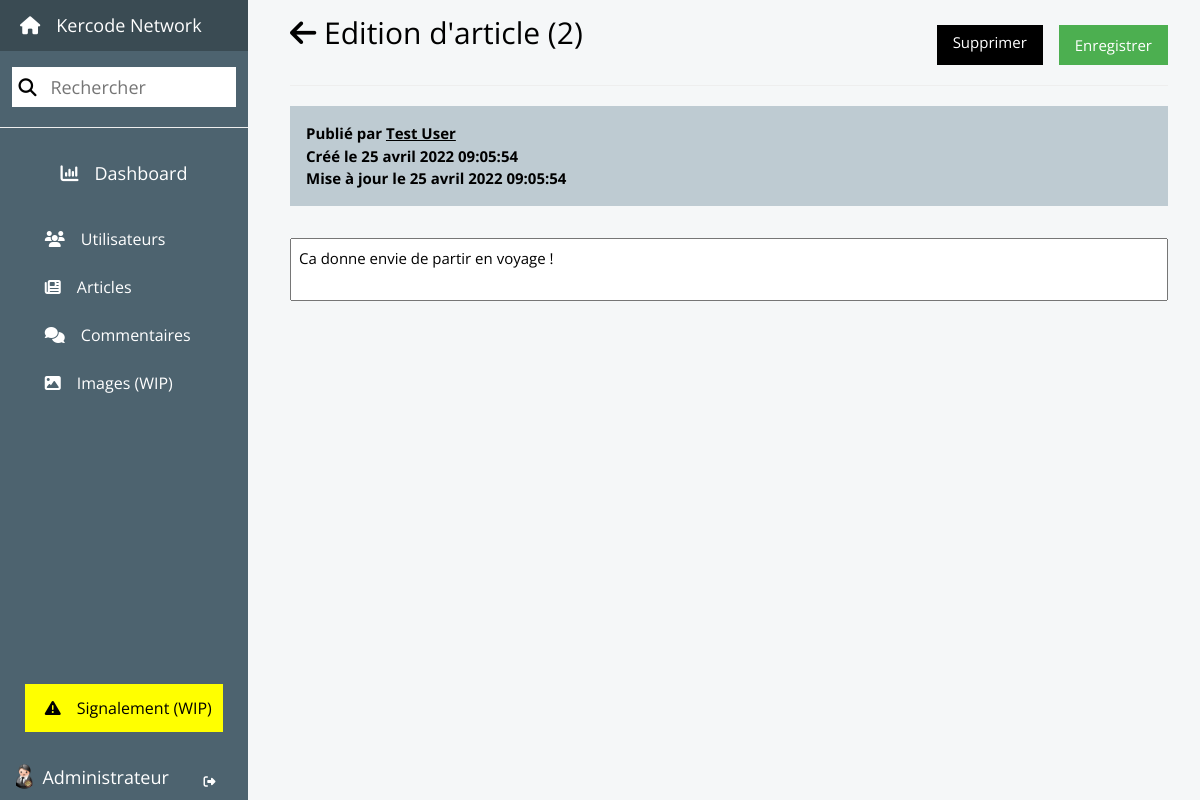
/indexadmin.php?action=commentedit&id=2 (signed in), run on the app's committed database.
### tables this page shows
CREATE TABLE `user` (
  `id` int(11) NOT NULL AUTO_INCREMENT,
  `lastname` varchar(80) NOT NULL,
  `firstname` varchar(80) NOT NULL,
  `email` varchar(255) NOT NULL,
  `password` varchar(255) NOT NULL,
  `address` varchar(255) NOT NULL DEFAULT 'undefined',
  `job` varchar(120) NOT NULL DEFAULT 'undefined',
  `birthday_date` date NOT NULL,
  `gender` tinyint(1) NOT NULL DEFAULT '1' COMMENT '0 = woman; 1 = man',
  `image_profile` varchar(40) DEFAULT NULL COMMENT 'Nom de l''image de profil',
  `image_cover` varchar(40) DEFAULT NULL COMMENT 'Nom de l''image de couverture',
  `admin` tinyint(1) NOT NULL DEFAULT '0' COMMENT '1 = admin',
  `created_at` datetime NOT NULL DEFAULT CURRENT_TIMESTAMP,
  `updated_at` datetime NOT NULL DEFAULT CURRENT_TIMESTAMP ON UPDATE CURRENT_TIMESTAMP,
  PRIMARY KEY (`id`)
);

CREATE TABLE `comment` (
  `id` int(11) NOT NULL AUTO_INCREMENT,
  `article_id` int(11) NOT NULL,
  `user_id` int(11) NOT NULL,
  `content` text NOT NULL,
  `created_at` datetime NOT NULL DEFAULT CURRENT_TIMESTAMP,
  `updated_at` datetime NOT NULL DEFAULT CURRENT_TIMESTAMP ON UPDATE CURRENT_TIMESTAMP,
  PRIMARY KEY (`id`),
  KEY `article_id` (`article_id`),
  KEY `user_id` (`user_id`),
  CONSTRAINT `comment_ibfk_1` FOREIGN KEY (`article_id`) REFERENCES `article` (`id`) ON DELETE CASCADE ON UPDATE NO ACTION,
  CONSTRAINT `comment_ibfk_2` FOREIGN KEY (`user_id`) REFERENCES `user` (`id`) ON DELETE CASCADE ON UPDATE NO ACTION
);

### app/Controllers/AdminController.php (called while the page is built, shortened)
<?php
class AdminController extends Controller
{
    public function editComment(int $commentId, \Exception $e = null): void
    {
        $user = User::find($_SESSION['id']);
        $comment = Comment::find($commentId);
        $commentUser = User::find($comment->__get('user_id'));
        include $this->viewAdmin('home');
    }
}

### app/Libs/ORM.php (called while the page is built, shortened)
<?php
abstract class ORM
{
    private static $pdo = null;
    private static function getTableName(string $calledClass): string
    {
        $table = explode("\\", $calledClass);
        return $table[array_key_last($table)];
    }
    protected static function connect(): \PDO
    {
        if (isset(self::$pdo)) {
            return self::$pdo;
        }
        $servername = "mysql:host=" . $_ENV['DB_HOST'] . ";port=" . $_ENV['DB_PORT'] . ";dbname=" . $_ENV['DB_NAME'] . ";charset=utf8";
        $username = $_ENV['DB_USERNAME'];
        $password = $_ENV['DB_PASSWORD'];
        self::$pdo = new \PDO($servername, $username, $password, array(\PDO::ATTR_ERRMODE => \PDO::ERRMODE_EXCEPTION));
        return self::$pdo;
    }
    public static function select(array $columns, ?string $table = null): string
    {
        $table ? $child = $table : $child = self::getTableName(get_called_class());
        $names = join(',', $columns);
        return "SELECT {$names} FROM {$child}";
    }
    public static function where(array $columns): string
    {
        $query = " WHERE ";
        foreach($columns as $column) {
            $query .= $column . " = :" . $column . " AND ";
        }
        $query = substr($query, !strlen($query), -5);
        return $query;
    }
    public static function execute(string $query, bool $many = false, ?array $data = null): mixed
    {
        $pdo = self::connect();
        $req = $pdo->prepare($query);
        $req->execute($data);
        if ($many) {
            $objects = [];
            foreach ($req->fetchAll() as $result) {
                array_push(
                    $objects,
                    new $child($result)
                );
            }
            return $objects;
        } else {
            return new $child($req->fetch());
        }
    }
    public static function result(string $query, bool $many = false, ?array $data = null): mixed
    {
        $pdo = self::connect();
        $req = $pdo->prepare($query);
        $req->execute($data);
        return $many ? $req->fetchAll() : $req->fetch();
    }
    public static function getId(array $data): int
    {
        $child = self::getTableName(get_called_class());
        $columns = array_keys($data);
        $query = self::select(['id'], $child) . self::where($columns);
        return self::result($query, false, $data)['id'];
    }
}

### app/Models/User.php (called while the page is built, shortened)
<?php
class User extends Model
{
    private static array $data =
    ['User.id as id', 'firstname', 'lastname', 'email', 'address', 'job', 'birthday_date', 'gender', 'image_profile', 'image_cover', 'admin', 'User.created_at as created_at', 'User.updated_at as updated_at'];
    private int $id;
    private string $firstname;
    private string $lastname;
    private ?string $profileImage;
    public static function find(int $id): self
    {
        $query = parent::select(self::$data) . parent::where(['id']);
        return parent::execute($query, false, ['id' => $id]);
    }
    protected function __construct(array $data)
    {
        $this->id = $data['id'];
        $this->firstname = $data['firstname'];
        $this->lastname = $data['lastname'];
        $this->profileImage = $data['image_profile'];
    }
    public function __get(string $property): mixed
    {
        switch ($property) {
            case 'id':
                return $this->id;
            case 'firstname':
                return $this->firstname;
        }
    }
    public function getDirPath(): string
    {
        return $_ENV['PATHDIRUSER'] . $this->id;
    }
    public function getNames(): string
    {
        return $this->firstname . ' ' . $this->lastname;
    }
    public function getProfileImage(): string
    {
        isset($this->profileImage) ?
            $path = $this->getDirPath() . '/' . $this->profileImage :
            $path = "app/public/images/examples/img_avatar2.png";
        return $path;
    }
}

### app/Models/Comment.php (called while the page is built, shortened)
<?php
class Comment extends Model
{
    private static array $data = ['id', 'article_id', 'user_id', 'content', 'created_at', 'updated_at'];
    private int $id;
    private int $user_id;
    private string $content;
    private string $created_at;
    private string $updated_at;
    public static function find(int $id): self
    {
        $query = parent::select(self::$data) . parent::where(['id']);
        return new self(parent::result($query, false, ['id' => $id]));
    }
    public function __construct(array $data)
    {
        $this->user_id = $data['user_id'];
        $this->content = $data['content'];
        $this->created_at = $data['created_at'];
        $this->updated_at = $data['updated_at'];
        $this->id = parent::getId(get_object_vars($this));
    }
    public function __get(string $property): mixed
    {
        switch ($property) {
            case 'id':
                return $this->id;
            case 'user_id':
                return $this->user_id;
            case 'content':
                return $this->content;
            case 'created_at':
                return $this->created_at;
            case 'updated_at':
                return $this->updated_at;
        }
    }
}

### app/Helpers/Helper.php (called while the page is built, shortened)
<?php
abstract class Helper
{
    public static function dateToFrench(string $date, string $format = "d F Y"): string
    {
        $englishMonths = array('January', 'February', 'March', 'April', 'May', 'June', 'July', 'August', 'September', 'October', 'November', 'December');
        $frenchMonths = array('janvier', 'février', 'mars', 'avril', 'mai', 'juin', 'juillet', 'août', 'septembre', 'octobre', 'novembre', 'décembre');
        return str_replace($englishMonths, $frenchMonths, date($format, strtotime($date)));
    }
}

### app/views/back/modules/comment_details.php (the view, shortened to what this page needs)
<div class="admin-content">
    <form action="indexadmin.php?action=commenteditpost&id=<?= $comment->__get('id'); ?>" id="comment-edit" method="POST">
        <div class="flex flex-wrap">
            <h1>
                <a href="indexadmin.php?action=comments"><i class="fa fa-arrow-left"></i></a>
                Edition d'article (<?= $comment->__get('id'); ?>)
            </h1>
            <a href="indexadmin.php?action=commentdelete&id=<?= $comment->__get('id'); ?>" class="btn red right h40px bottom">Supprimer</a>
            <button type="submit" class="btn green h40px bottom margin-left">Enregistrer</button>
        </div>
        <hr>
        <div class="theme-l3 flex">
            <p class="bold margin">
                Publié par <a href="indexadmin.php?action=useredit&id=<?= $commentUser->__get('id'); ?>"><?= $commentUser->getNames(); ?></a><br>
                Créé le <?= \Knetwork\Helpers\Helper::dateToFrench($comment->__get('created_at'), "d F Y H:i:s"); ?><br>
                Mise à jour le <?= \Knetwork\Helpers\Helper::dateToFrench($comment->__get('updated_at'), "d F Y H:i:s"); ?>
            </p>
        </div>
        <textarea name="content" id="content" class="w100 margin-top no-resize"><?= $comment->__get('content'); ?></textarea>
    </form>
</div>

### app/views/back/modules/navbar.php (shortened to what this page needs)
<?php $page = $_GET['action'] ?? 'dashboard'; ?>
<nav class="">
    <ul class="navbar navbar-admin theme-d2 font-large">
        <li>
            <a href="index.php" class="theme-d4 padding-large" title="Voir le site">
                <i class="fa fa-home margin-right"></i>Kercode Network
            </a>
        </li>
        <li class="navbar-item margin-top-medium">
            <span><i class="fa fa-magnifying-glass icon-input"></i></span>
            <input type="search" placeholder="Rechercher">
        </li>
        <hr>
        <li class="navbar-item margin-bottom <?= $page == 'dashboard' ? 'selected' : '' ?>">
            <a href="indexadmin.php" class="padding-large center" title="Statistique du site">
                <i class="fa fa-chart-column margin-right"></i>Dashboard
            </a>
        </li>
        <li class="navbar-item navbar-subitem font-medium <?= $page == 'users' || $page == 'useredit' || $page == 'usereditpost' ? 'selected' : '' ?>">
            <a href="indexadmin.php?action=users" class="padding-large" title="Gestion des utilisateurs">
                <i class="fa fa-users margin-right"></i>Utilisateurs
            </a>
        </li>
        <li class="navbar-item navbar-subitem font-medium <?= $page == 'articles' || $page == 'articleedit' || $page == 'articleeditpost' ? 'selected' : '' ?>">
            <a href="indexadmin.php?action=articles" class="padding-large" title="Gestion des articles">
                <i class="fa fa-newspaper margin-right"></i>Articles
            </a>
        </li>
        <li class="navbar-item navbar-subitem font-medium <?= $page == 'comments' ? 'selected' : '' ?>">
            <a href="indexadmin.php?action=comments" class="padding-large" title="Gestion des commentaires">
                <i class="fa fa-comments margin-right"></i>Commentaires
            </a>
        </li>
        <li class="navbar-item navbar-subitem font-medium <?= $page == 'pictures' ? 'selected' : '' ?>">
            <a href="#" class="padding-large" title="Gestion des images">
                <i class="fa fa-image margin-right"></i>Images (WIP)
            </a>
        </li>
        <li class="navbar-item navbar-subitem font-medium yellow bottom <?= $page == 'report' ? 'selected' : '' ?>">
            <a href="#" class="padding-large" title="Voir tous les signalements">
                <i class="fa fa-triangle-exclamation margin-right"></i>Signalement (WIP)
            </a>
        </li>
        <li class="navbar-item margin-top">
            <div class="margin-right-small"><img src="<?= $user->getProfileImage(); ?>" alt="Profil" class="w25px h25 circle float-left fill"></div>
            <p class="no-margin"><?= $user->__get('firstname'); ?></p>
            <a href="index.php?action=disconnect" class="font-small right" style="width:min-content" title="Déconnexion"><i class="fa fa-right-from-bracket float-right"></i></a>
        </li>
    </ul>
</nav>

### app/public/css/style.css (style rules this page uses)
.green, button.green, .hover-green:hover { color: #fff; background-color: #4caf50; }
.red, button.red, .hover-red:hover { color: #fff; background-color: #f44336; }
.yellow, .hover-yellow:hover { color: #000; background-color: #ffff00; }
.navbar a, .hover-white, .btn, .btn-block, .dropdown-content a, .dropdown-hover:hover, .hover-text-gray { transition: background-color .3s, color .15s, box-shadow .3s, opacity .3s; }
.flex { display: flex; }
.flex-wrap { flex-wrap: wrap; }
* { box-sizing: border-box; }
body { font-size: 15px; line-height: 1.5; margin: 0; padding: 0; }
body, h1, h2, h3, h4, h5 { font-family: 'Open Sans', sans-serif; }
h1, h2, h3, h4, h5, h6 { font-weight: 400; margin: 10px 0; }
a { color: inherit; background-color: transparent; }
img { border: 0; }
hr { height: 0; margin: 20px 0; border: 0; border-top: 1px solid #eee; box-sizing: content-box; }
button, textarea, input, select { font: inherit; margin: 0; }
textarea, input, select { padding: 8px; }
button, select { text-transform: none; }
.fill { object-fit: cover; }
.no-resize { resize: none; }
.w25px { width: 25px; }
.h25 { height: 25px; }
.h40px { height: 40px; }
.w100 { width: 100%; }
.padding-large { padding: 12px 24px; }
.no-margin { margin: 0; }
.margin { margin: 16px; }
.margin-top-medium { margin-top: 16px; }
.margin-top { margin-top: 32px; }
.margin-bottom { margin-bottom: 16px; }
.margin-right-small { margin-right: 5px; }
.margin-right { margin-right: 16px; }
.margin-left { margin-left: 16px; }
.bold { font-weight: bold; }
.font-small { font-size: 12px; }
.font-medium { font-size: 16px; }
.font-large { font-size: 18px; }
.center { text-align: center; }
.float-left { float: left; }
.right { margin-left: auto; }
.float-right { float: right; }
.bottom { margin-top: auto; }
.circle { border-radius: 50%; }
.btn { display: inline-block; padding: 6px 16px; outline: 0; vertical-align: middle; overflow: hidden; text-decoration: none; color: #fff; background-color: #000; text-align: center; cursor: pointer; white-space: nowrap; border: none; }
.navbar { display: flex; width: 100%; margin: 0; padding: 0; list-style-type: none; }
.navbar a, .dropdown-content a { text-decoration: none; }
.navbar li a { display: block; padding: 12px 20px; }
.navbar .icon-input { background-color: #FFF; color: #000; line-height: 40px; width: 30px; text-align: center; vertical-align: top; margin: 0; }
.admin-content { margin-left: 290px; margin-right: 32px; }
.navbar-admin { position: fixed; flex-direction: column; margin: 0; height: 100vh; width: inherit; z-index: 3; }
.navbar-admin .navbar-item { display: flex; width: 90%; margin-left: auto; margin-right: auto; white-space: nowrap; }
.navbar-admin .navbar-subitem { width: 80%; }
.navbar-admin a { width: 100%; }
.navbar-admin input { height: 40px; width: 100%; margin-left: 0; border: none; }
@media (min-width: 993px) { .navbar-admin { left: 0; } }
.theme-l5 { color: #000; background-color: #f5f7f8; }
.theme-l3 { color: #000; background-color: #becbd2; }
.theme-d2 { color: #fff; background-color: #4d636f; }
.theme-d4 { color: #fff; background-color: #3a4b53; }

### data on the page
user: id+image_profile (picture), firstname "Administrateur"
comment: id "2", created_at "25 avril 2022 09:05:54", updated_at+created_at "25 avril 2022 09:05:54", content "Ca donne envie de partir en voyage !"
user: $commentUser->getNames() "Test User"
